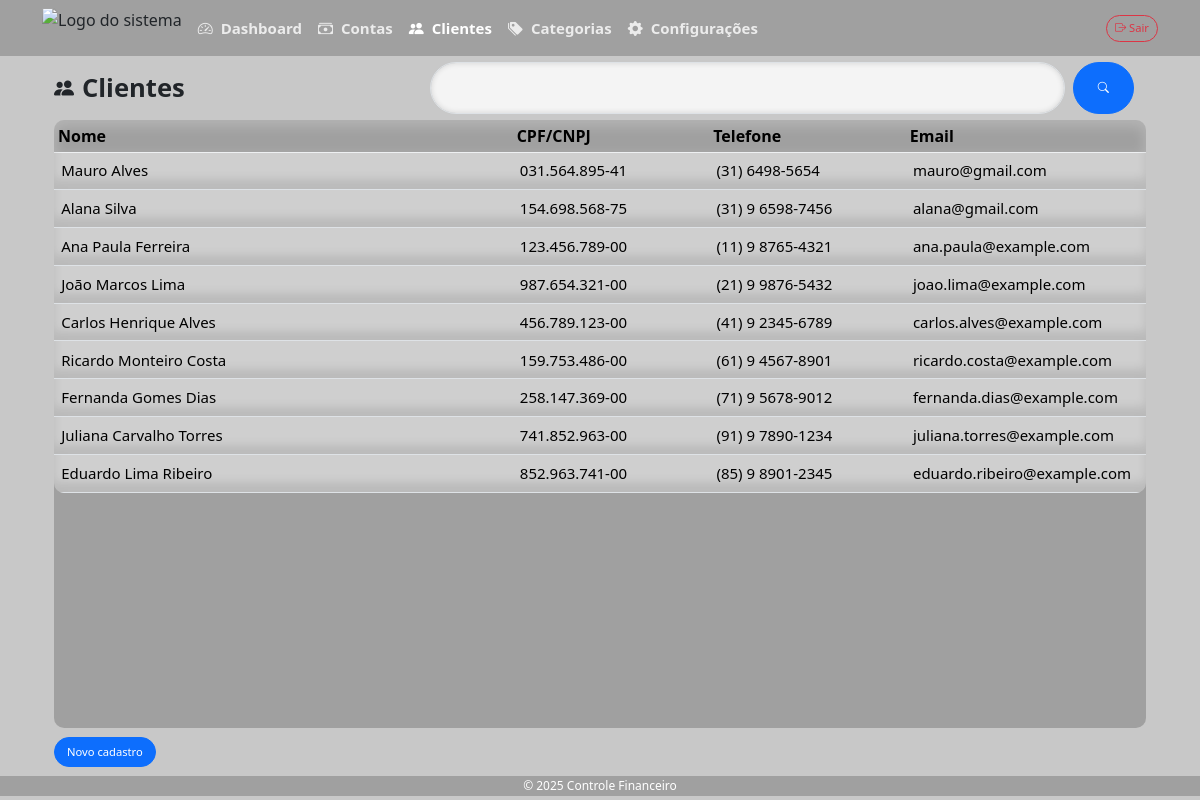
Page /clientes/ (signed in) on the earlier database version.
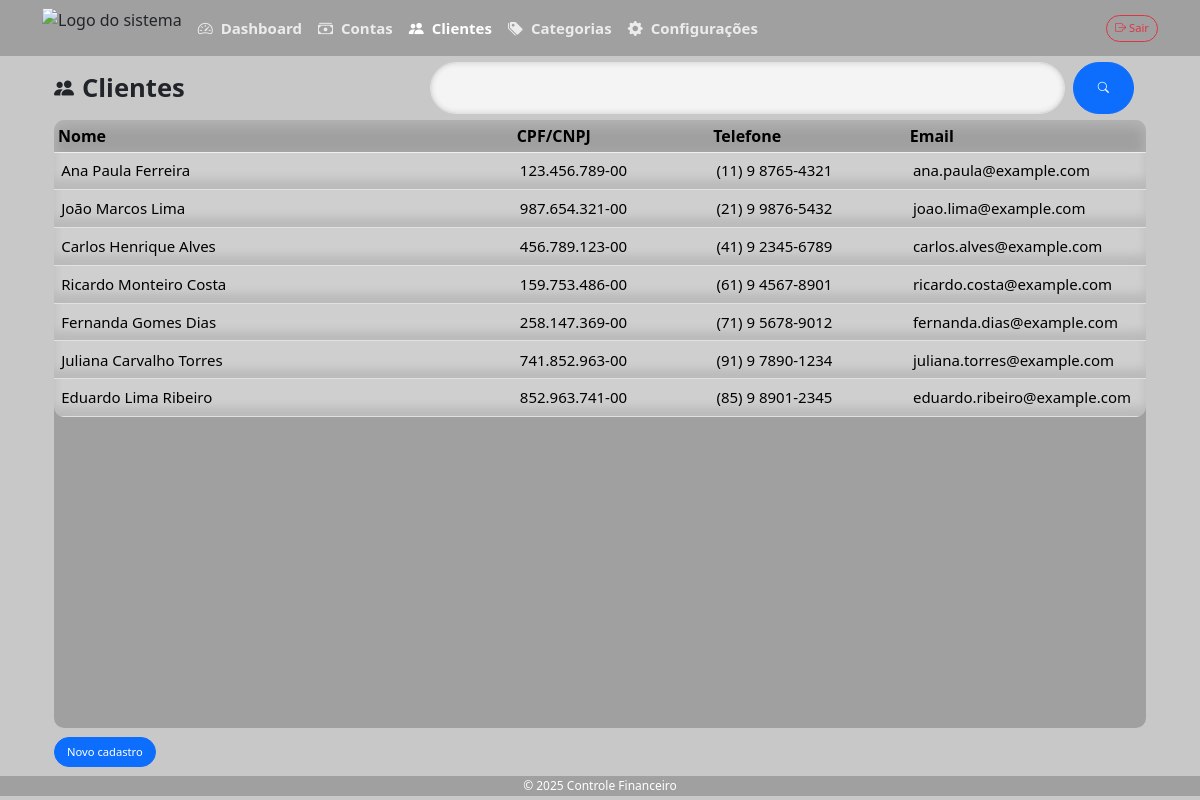
Same page on the later database version.
### clientes/models.py (models this page shows, shortened)
class Cliente(models.Model):
    nome = models.CharField(max_length=100)
    cpf_cnpj = models.CharField(max_length=20)
    telefone = models.CharField(max_length=20, blank=True)
    email = models.EmailField(blank=True)
    ativo = models.BooleanField(default=True)

### clientes/views.py (the view, shortened to what this page needs)
# urls.py: path('', cliente_list, name='cliente_list'),
@login_required()
def cliente_list(request):
    clientes_qs = Cliente.objects.all()
    cliente_filter = ClienteFilter(request.GET, queryset=clientes_qs)
    for cliente in cliente_filter.qs:
        cliente.cpf_cnpj = formatar_documento(cliente.cpf_cnpj)
        cliente.telefone = formatar_telefone(cliente.telefone)
    form = ClienteForm()
    if request.method == 'GET':
        return render(request, 'clientes/cliente_list.html', {
            'clientes': cliente_filter.qs,
            'form': form,
            'filter': cliente_filter,
        })

### clientes/forms.py
class ClienteForm(forms.ModelForm):
    class Meta:
        model = Cliente
        exclude = ['ativo']
        fields = '__all__'

### clientes/views.py (called while the page is built)
def formatar_documento(id):
    id = ''.join(filter(str.isdigit, id))
    if len(id) == 11:
        return f"{id[:3]}.{id[3:6]}.{id[6:9]}-{id[9:]}"
    elif len(id) == 14:
        return f"{id[:2]}.{id[2:5]}.{id[5:8]}/{id[8:12]}-{id[12:]}"
    return id

def formatar_telefone(numero: str) -> str:
    numero = ''.join(filter(str.isdigit, numero))
    if len(numero) == 10:
        return f"({numero[:2]}) {numero[2:6]}-{numero[6:]}"
    elif len(numero) == 11:
        return f"({numero[:2]}) {numero[2:3]} {numero[3:7]}-{numero[7:]}"
    return numero

### configuracoes/context_processors.py (called while the page is built)
def tema_context(request):
    try:
        config = Configuracao.objects.first()
        return {'tema': config.tema if config else 'light'}
    except:
        return {'tema': 'light'}

def logo_context(request):
    config = Configuracao.objects.first()
    return {
        "logo": config.logo
    }

### clientes/templates/clientes/cliente_list.html (shortened to what this page needs)
{% extends 'content_base.html' %}
{% block modulo %}<i class="bi bi-people-fill fs-5 me-2"></i>Clientes{% endblock %}
{% block form %}
    {% include 'clientes/cliente_form.html' %}
{% endblock %}
{% block filter %}
    {% include 'contas_filter.html' %}
{% endblock %}
{% block table %}
<div id="table" class="col">
    <div id="thead">
        <table class="table">
            <colgroup>
                <col style="width: 42%;">
                <col style="width: 18%;">
                <col style="width: 18%;">
                <col style="width: 22%;">
            </colgroup>
            <thead>
                <tr>
                    {% load contas_extras %}
                    {% ordenar_th "Nome" "nome" order_by order %}
                    {% ordenar_th "CPF/CNPJ" "cpf_cnpj" order_by order %}
                    {% ordenar_th "Telefone" "telefone" order_by order %}
                    {% ordenar_th "Email" "email" order_by order %}
                </tr>
            </thead>
        </table>
    </div>
    <div id="tbody">
        <table class="table">
            <colgroup>
                <col style="width: 42%;">
                <col style="width: 18%;">
                <col style="width: 18%;">
                <col style="width: 22%;">
            </colgroup>
            <tbody>
                {% for cliente in filter.qs %}
                    {% if cliente.ativo %}
                    <tr id="{{ cliente.id }}" onclick="select('{{ cliente.id }}')">
                        <td><p>{{ cliente.nome }}</p></td>
                        <td><p>{{ cliente.cpf_cnpj }}</p></td>
                        <td><p>{{ cliente.telefone }}</p></td>
                        <td><p>{{ cliente.email }}</p></td>
                    </tr>
                    {% endif %}
                    {% empty %}
                    <tr>
                        <td colspan="7" class="text-center">Nenhum resultado encontrado.</td>
                    </tr>
                {% endfor %}
            </tbody>
        </table>
    </div>
</div>
{% endblock %}

Differences in the rows shown:
no longer on this page (row edited): Cliente: nome "Mauro Alves", cpf_cnpj "031.564.895-41", telefone "(31) 6498-5654", email "mauro@gmail.com"
no longer on this page (row edited): Cliente: nome "Alana Silva", cpf_cnpj "154.698.568-75", telefone "(31) 9 6598-7456", email "alana@gmail.com"
